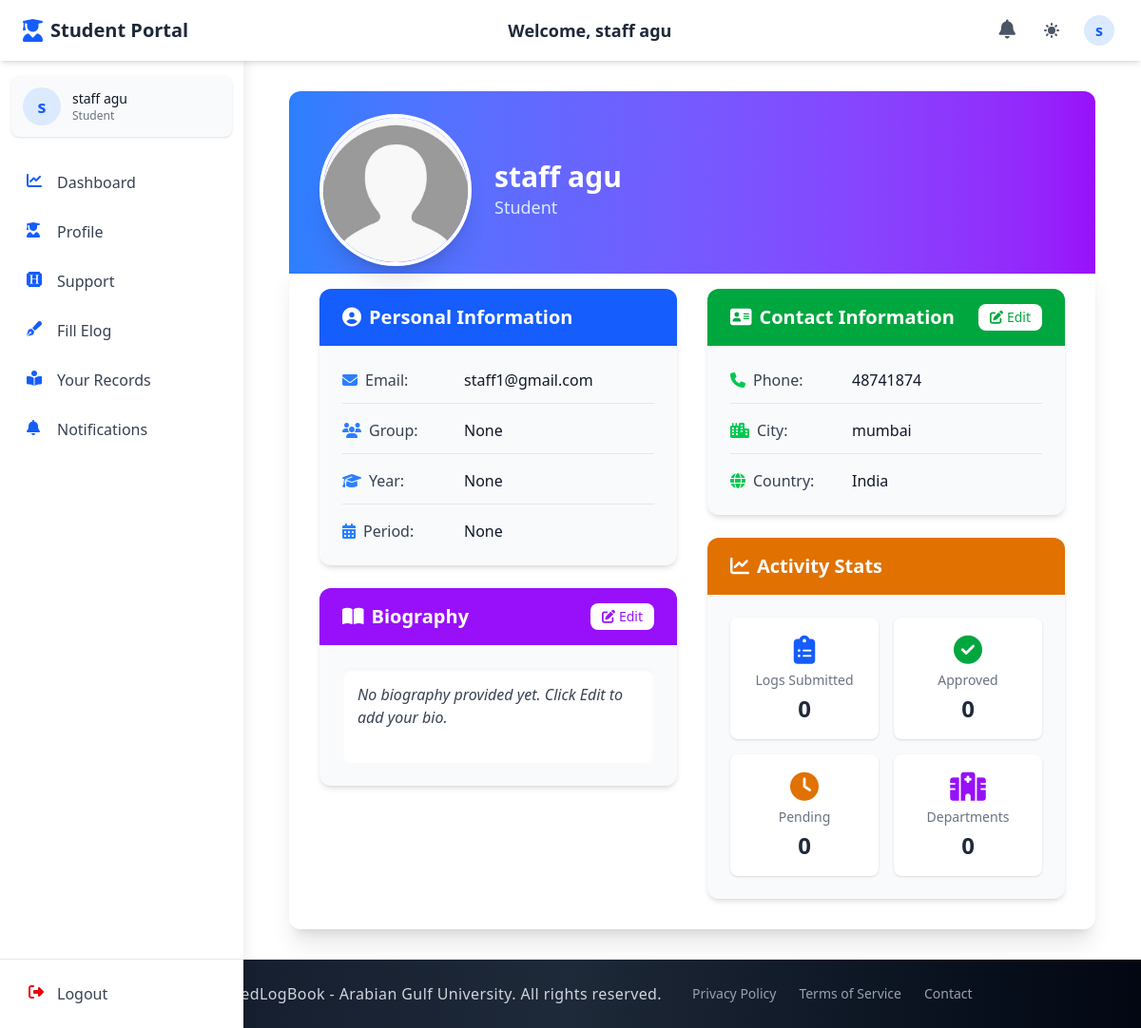
The page /student_section/student_profile/ (signed in) on the database as committed earlier.
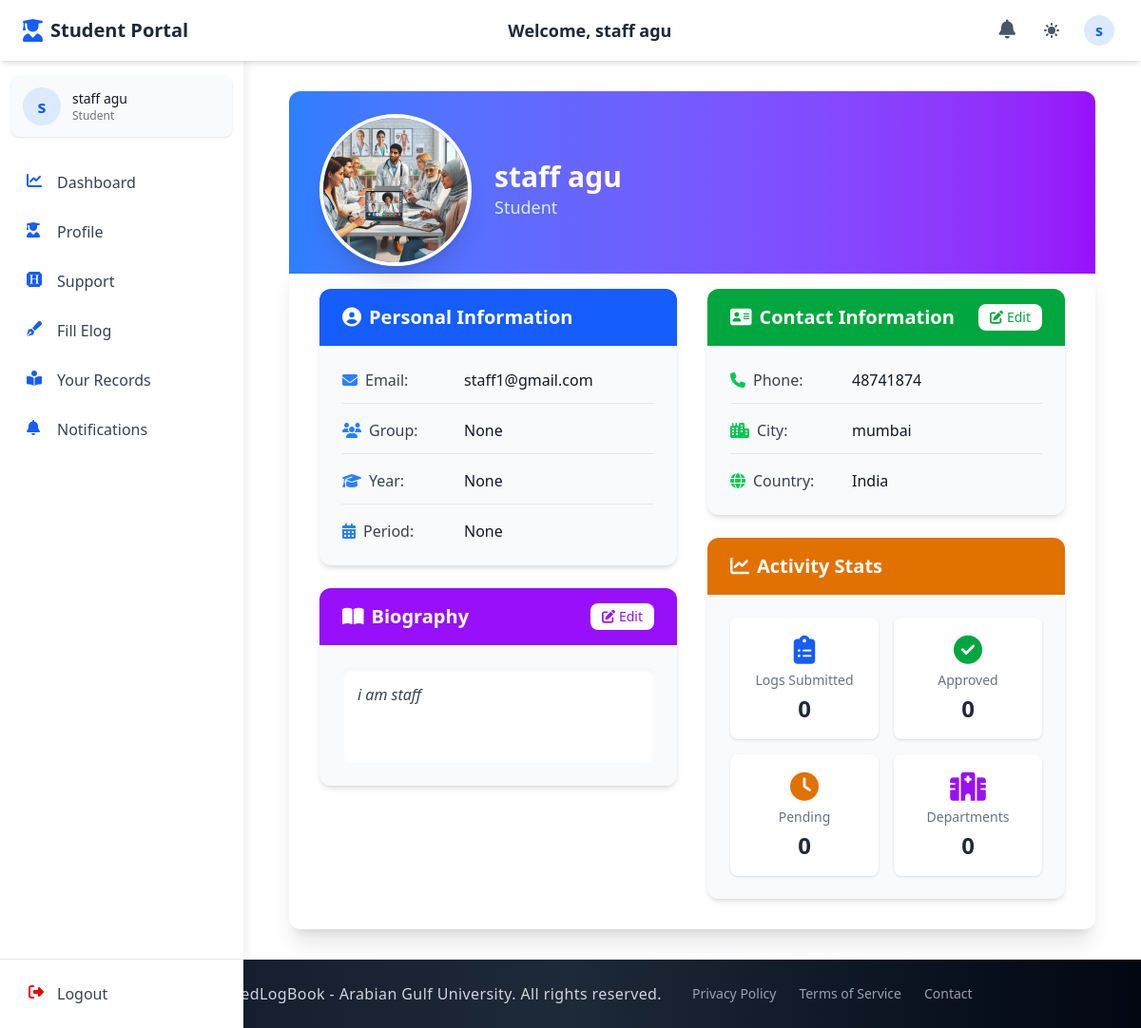
The same page on the database as committed later.
### accounts/models.py (models this page shows, shortened)
class CustomUser(AbstractUser):
    email = models.EmailField(unique=True)
    first_name = models.CharField(max_length=150, blank=True)
    last_name = models.CharField(max_length=150, blank=True)
    profile_photo = models.ImageField(
        upload_to="profiles/", blank=True, null=True, default="profiles/default.jpg"
    )
    city = models.CharField(max_length=100, blank=True)
    country = models.CharField(max_length=100, blank=True)
    phone_no = models.CharField(max_length=20, blank=True)
    bio = models.TextField(blank=True)
    speciality = models.CharField(max_length=100, blank=True)
    ROLE_CHOICES = (
        ("student", "Student"),
        ("doctor", "Doctor"),
        ("staff", "Staff"),
        ("admin", "Admin"),
    )
    role = models.CharField(max_length=10, choices=ROLE_CHOICES, default="student")
    groups = models.ManyToManyField(
        "auth.Group", related_name="customuser_groups", blank=True
    )
    user_permissions = models.ManyToManyField(
        "auth.Permission", related_name="customuser_permissions", blank=True
    )
    USERNAME_FIELD = "email"
    REQUIRED_FIELDS = ["username"]

### student_section/views.py (the view, shortened to what this page needs)
# urls.py: path("student_profile/", views.student_profile, name="student_profile"),
@login_required
def student_profile(request):
    user = request.user
    profile_photo = user.profile_photo.url if user.profile_photo else "/media/profiles/default.jpg"
    try:
        student = Student.objects.select_related(
            "group", "group__log_year", "group__log_year_section"
        ).get(user=user)
    except Student.DoesNotExist:
        student = None
    group_info = None
    log_year = None
    log_year_section = None
    group_full_info = None
    if student and student.group:
        group = student.group
        group_info = group.group_name
        log_year = group.log_year.year_name if group.log_year else None
        log_year_section = group.log_year_section.year_section_name if group.log_year_section else None
        group_full_info = str(group)
    logs_count = 0
    approved_count = 0
    pending_count = 0
    departments_count = 0
    data = {
        "profile_photo": profile_photo,
        "full_name": f"{user.first_name} {user.last_name}",
        "user_email": user.email,
        "user_phone": user.phone_no or "",
        "user_city": user.city or "",
        "user_country": user.country or "",
        "user_bio": user.bio or "",
        "group_name": group_info,
        "log_year": log_year,
        "log_year_section": log_year_section,
        "group_full_info": group_full_info,
        "logs_count": logs_count,
        "approved_count": approved_count,
        "pending_count": pending_count,
        "departments_count": departments_count,
    }
    return render(request, "student_profile.html", data)

### admin_section/context_processors.py (called while the page is built)
def admin_notification_count(request):
    if request.user.is_authenticated and request.user.role == 'admin':
        try:
            admin_unread_notifications_count = AdminNotification.objects.filter(recipient=request.user, is_read=False).count()
            return {'admin_unread_notifications_count': admin_unread_notifications_count}
        except:
            pass
    return {'admin_unread_notifications_count': 0}

### doctor_section/context_processors.py (called while the page is built, shortened)
def notification_count(request):
    return {'unread_notifications_count': 0}

### staff_section/context_processors.py (called while the page is built)
def staff_notification_count(request):
    if request.user.is_authenticated and hasattr(request.user, 'staff_profile'):
        try:
            staff = request.user.staff_profile
            staff_unread_notifications_count = StaffNotification.objects.filter(recipient=staff, is_read=False).count()
            return {'staff_unread_notifications_count': staff_unread_notifications_count}
        except:
            pass
    return {'staff_unread_notifications_count': 0}

### student_section/context_processors.py (called while the page is built, shortened)
def student_notification_count(request):
    return {'student_unread_notifications_count': 0}

### student_section/templates/student_profile.html (shortened to what the changed rows need)
{% extends 'base.html' %}
{% block navbar %}
  {% include './components/student_auth_navbar.html' %}
{% endblock %}
{% block content %}
  <div class="container mx-auto px-4 py-8">
    <div class="relative mb-8">
      <div class="relative pt-6 px-8">
        <div class="flex flex-col md:flex-row items-center">
          <div class="md:ml-6 text-center md:text-left">
            <h1 class="text-3xl font-bold text-white">{{ full_name }}</h1>
          </div>
        </div>
      </div>
    </div>
    <div class="bg-white dark:bg-gray-800 rounded-xl shadow-xl p-6 md:p-8 transition-all duration-300 hover:shadow-2xl -mt-10">
      <div class="grid md:grid-cols-2 gap-8">
        <div class="space-y-6">
          <div class="bg-gray-50 dark:bg-gray-700 rounded-xl shadow-md overflow-hidden transition-all duration-300 hover:shadow-lg">
            <div class="bg-blue-600 dark:bg-blue-800 px-6 py-4">
              <h2 class="text-xl font-semibold text-white flex items-center">
                <i class="fas fa-user-circle mr-2"></i> Personal Information
              </h2>
            </div>
            <div class="p-6">
              <div class="space-y-4">
                <div class="flex items-center border-b border-gray-200 dark:border-gray-600 pb-3">
                  <span class="font-medium w-32 text-gray-700 dark:text-gray-300 flex items-center">
                    <i class="fas fa-envelope text-blue-500 mr-2"></i> Email:
                  </span>
                  <span class="dark:text-white">{{ user_email }}</span>
                </div>
              </div>
            </div>
          </div>
          <div class="bg-gray-50 dark:bg-gray-700 rounded-xl shadow-md overflow-hidden transition-all duration-300 hover:shadow-lg">
            <div class="bg-purple-600 dark:bg-purple-800 px-6 py-4 flex justify-between items-center">
              <h2 class="text-xl font-semibold text-white flex items-center">
                <i class="fas fa-book-open mr-2"></i> Biography
              </h2>
            </div>
            <div class="p-6">
              <div class="bg-white dark:bg-gray-800 rounded-lg p-4 shadow-inner min-h-[100px]">
                <p class="italic text-gray-700 dark:text-gray-300 biography-text">
                  {{ user_bio|default:"No biography provided yet. Click Edit to add your bio." }}
                </p>
              </div>
            </div>
          </div>
        </div>
        <div class="space-y-6">
          <div class="bg-gray-50 dark:bg-gray-700 rounded-xl shadow-md overflow-hidden transition-all duration-300 hover:shadow-lg">
            <div class="bg-green-600 dark:bg-green-800 px-6 py-4 flex justify-between items-center">
              <h2 class="text-xl font-semibold text-white flex items-center">
                <i class="fas fa-address-card mr-2"></i> Contact Information
              </h2>
            </div>
            <div class="p-6">
              <div class="space-y-4">
                <div class="flex items-center border-b border-gray-200 dark:border-gray-600 pb-3">
                  <span class="font-medium w-32 text-gray-700 dark:text-gray-300 flex items-center">
                    <i class="fas fa-phone text-green-500 mr-2"></i> Phone:
                  </span>
                  <span id="phone-text" class="dark:text-white">{{ user_phone|default:"Not provided" }}</span>
                </div>
                <div class="flex items-center border-b border-gray-200 dark:border-gray-600 pb-3">
                  <span class="font-medium w-32 text-gray-700 dark:text-gray-300 flex items-center">
                    <i class="fas fa-city text-green-500 mr-2"></i> City:
                  </span>
                  <span id="city-text" class="dark:text-white">{{ user_city|default:"Not provided" }}</span>
                </div>
                <div class="flex items-center">
                  <span class="font-medium w-32 text-gray-700 dark:text-gray-300 flex items-center">
                    <i class="fas fa-globe text-green-500 mr-2"></i> Country:
                  </span>
                  <span id="country-text" class="dark:text-white">{{ user_country|default:"Not provided" }}</span>
                </div>
              </div>
            </div>
          </div>
          <div class="bg-gray-50 dark:bg-gray-700 rounded-xl shadow-md overflow-hidden transition-all duration-300 hover:shadow-lg">
            <div class="bg-amber-600 dark:bg-amber-800 px-6 py-4">
              <h2 class="text-xl font-semibold text-white flex items-center">
                <i class="fas fa-chart-line mr-2"></i> Activity Stats
              </h2>
            </div>
          </div>
        </div>
      </div>
    </div>
  </div>
{% endblock %}

### templates/components/auth_navbar_base.html (shortened to what this page needs)
<header class="bg-white dark:bg-gray-800 shadow-md fixed top-0 left-0 right-0 z-40 h-16 transition-all duration-300">
  <div class="flex items-center justify-between h-full px-4 md:px-6 max-w-7xl mx-auto">
    <div class="flex items-center space-x-3">
      <a href="{% block home_url %}{% endblock %}" class="flex items-center">
        <i class="{% block header_icon %}fas fa-book-medical{% endblock %} text-blue-600 dark:text-blue-400 text-2xl mr-2"></i>
        <span class="font-bold text-xl text-gray-800 dark:text-white hidden sm:inline">{% block portal_name %}ElogBook Portal{% endblock %}</span>
      </a>
    </div>
    <div class="hidden md:block text-center">
      <h1 class="text-lg font-semibold text-gray-800 dark:text-white">
        Welcome, {% block user_title %}{% endblock %} {{ request.session.first_name }} {{ request.session.last_name }}
      </h1>
    </div>
    <div class="flex items-center space-x-3">
      <div class="relative">
        <a href="{% block notifications_url %}#{% endblock %}" class="p-2 text-gray-600 dark:text-gray-300 hover:bg-gray-100 dark:hover:bg-gray-700 rounded-full transition-colors duration-200" aria-label="Notifications">
          <i class="fas fa-bell text-xl"></i>
        </a>
      </div>
      <button id="theme-toggle" aria-label="Toggle dark mode" class="p-2 text-gray-600 dark:text-gray-300 hover:bg-gray-100 dark:hover:bg-gray-700 rounded-full transition-colors duration-200 focus:outline-none focus:ring-2 focus:ring-blue-500">
      </button>
      <div class="relative" x-data="{open: false}">
        <button @click="open = !open" id="user-menu-button" class="flex items-center text-gray-600 dark:text-gray-300 hover:bg-gray-100 dark:hover:bg-gray-700 rounded-full p-1 focus:outline-none focus:ring-2 focus:ring-blue-500">
          <div class="h-8 w-8 rounded-full bg-blue-100 dark:bg-blue-900 flex items-center justify-center text-blue-600 dark:text-blue-300 font-semibold">
            {{ request.session.first_name|slice:"0:1" }}
          </div>
        </button>
      </div>
    </div>
  </div>
</header>
<aside id="sidebar" class="fixed inset-y-0 left-0 z-30 w-64 pt-16 bg-white dark:bg-gray-800 shadow-lg transform -translate-x-full transition-transform duration-300 ease-in-out md:translate-x-0 overflow-hidden">
  <div class="h-full flex flex-col">
    <div class="flex-1 px-3 py-4 overflow-y-auto">
      <div class="flex items-center p-3 mb-6 rounded-lg bg-gray-50 dark:bg-gray-700 shadow-sm">
        <div class="flex-shrink-0">
          <div class="h-10 w-10 rounded-full bg-blue-100 dark:bg-blue-900 flex items-center justify-center text-blue-600 dark:text-blue-300 font-semibold text-lg">
            {{ request.session.first_name|slice:"0:1" }}
          </div>
        </div>
        <div class="ml-3 overflow-hidden">
        <p class="text-sm font-medium text-gray-900 dark:text-white truncate">{{ request.session.first_name }} {{ request.session.last_name }}</p>
        <p class="text-xs text-gray-500 dark:text-gray-400 truncate">{% block user_role %}User{% endblock %}</p>
      </div>
    </div>
      <nav class="space-y-1">
        {% block sidebar_menu %}{% endblock %}
      </nav>
    </div>
    <div class="px-3 py-3 border-t border-gray-200 dark:border-gray-700">
      <form method="POST" action="{% block logout_url_bottom %}#{% endblock %}" class="w-full">
        <button type="submit" class="flex w-full items-center px-4 py-3 text-gray-700 dark:text-gray-300 rounded-lg hover:bg-gray-100 dark:hover:bg-gray-700 group transition-colors duration-200">
          <i class="fas fa-sign-out-alt w-5 h-5 text-red-600 dark:text-red-400"></i>
          <span class="ml-3 font-medium">Logout</span>
        </button>
      </form>
    </div>
  </div>
</aside>
<div id="content-wrapper" class="pt-16 md:pl-64 min-h-screen transition-all duration-300">
</div>

Rows that differ between the two databases and show on the page:
changed CustomUser "agu": bio (not shown) → "i am staff"
Other text that changed with them:
text no longer shown: "No biography provided yet. Click Edit to add your bio."
